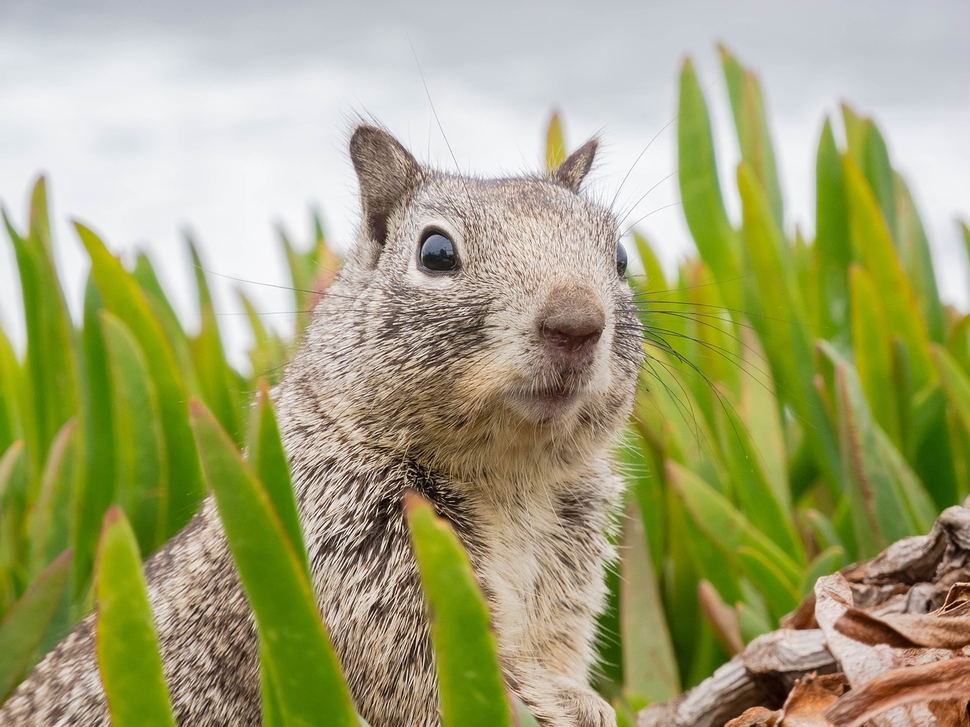
#> input picture LV5-20230525/example.png, 970 x 727 px, shrunk from 1280 x 960 before the run
$ python 4.py
#> lines starting #> are read from the running program, lines starting #| are printed output that depends on the picture
import numpy as np
import matplotlib.pyplot as plt
import matplotlib.image as image
from sklearn.cluster import KMeans

# Učitaj sliku
img = image.imread("example.png")
#> img is the input picture: shape (727, 970, 3) float32; mean R, G, B 0.643, 0.645, 0.463

# Prikazi sliku
plt.figure()
plt.title('Originalna slika')
plt.imshow(img)
plt.axis('off')
plt.show()

# Pretvori sliku u vektor
h, w, d = img.shape
#> h = 727; w = 970; d = 3
img_vector = img.reshape(h * w, d)

# Primijeni K-means na vektor (sliku)
num_clusters = 4  # Broj klastera
kmeans = KMeans(n_clusters=num_clusters, random_state=0)
kmeans.fit(img_vector)

# Zamijeni boje svakog piksela s najbližim centrom
compressed_img_vector = kmeans.cluster_centers_[kmeans.labels_]
compressed_img = compressed_img_vector.reshape(h, w, d)

# Prikazi dobivenu aproksimaciju (sliku)
plt.figure()
plt.title('Kvantizirana slika sa {} klastera'.format(num_clusters))
plt.imshow(compressed_img)
plt.axis('off')
plt.show()
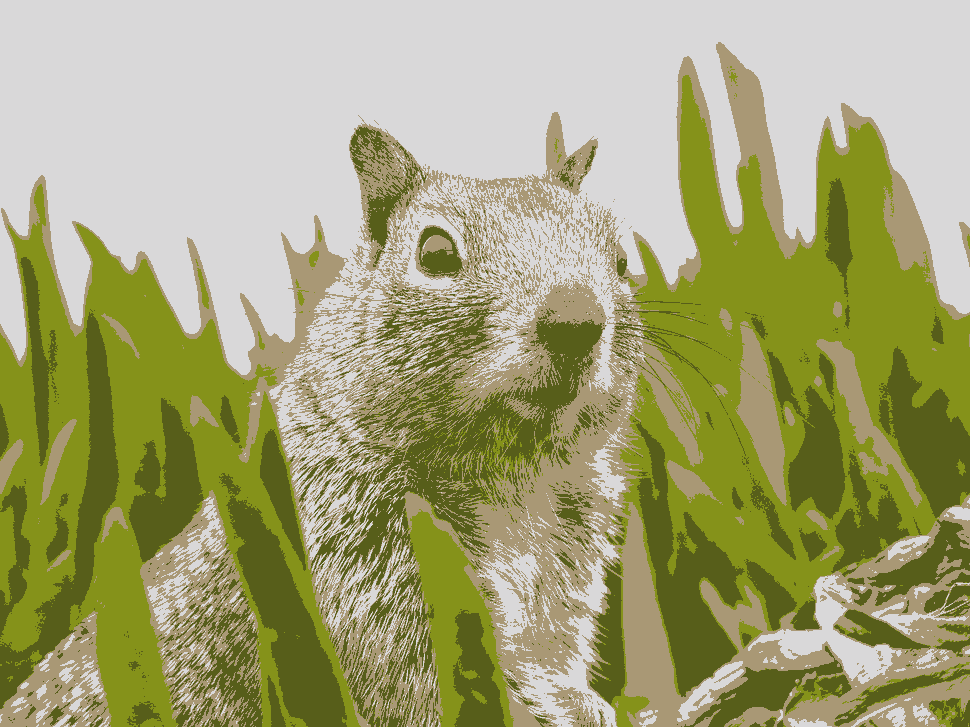
#> shown: shape (727, 970, 3) float32; mean R, G, B 0.643, 0.642, 0.462
